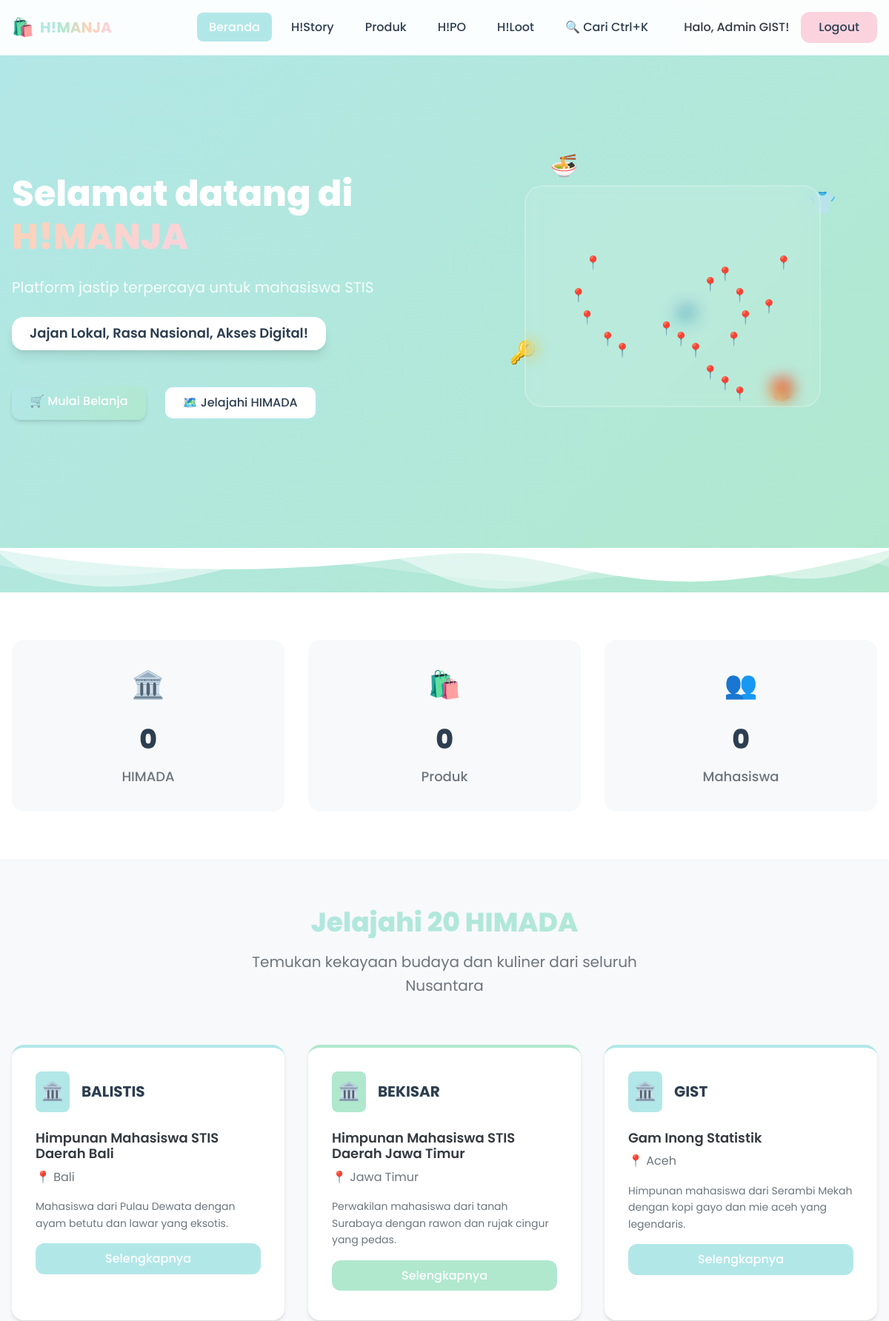
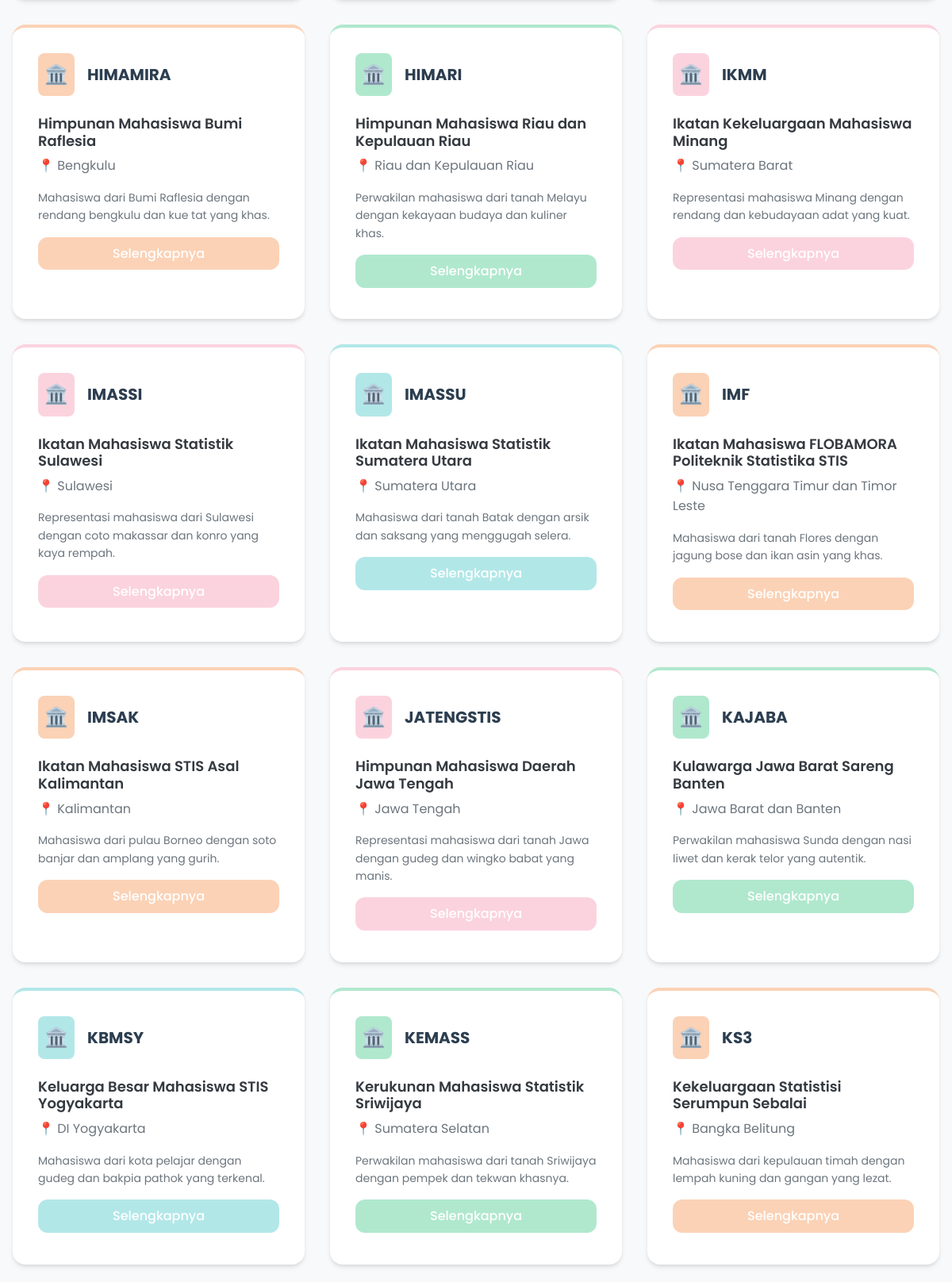
The app's page /admin/index.php (signed in, upper part) with its own data (2 pictures, top to bottom).
### tables this page shows
CREATE TABLE `himada` (
  `id` int NOT NULL,
  `nama` varchar(50) NOT NULL,
  `nama_lengkap` varchar(200) NOT NULL,
  `daerah_asal` varchar(100) NOT NULL,
  `warna_tema` varchar(7) NOT NULL DEFAULT '#b2e7e8',
  `deskripsi` text,
  `koordinat_lat` decimal(10,8) DEFAULT NULL,
  `koordinat_lng` decimal(11,8) DEFAULT NULL,
  `logo_url` varchar(255) DEFAULT NULL,
  `contact_email` varchar(100) DEFAULT NULL,
  `contact_phone` varchar(20) DEFAULT NULL,
  `is_active` tinyint(1) DEFAULT '1',
  `created_at` timestamp NOT NULL DEFAULT CURRENT_TIMESTAMP,
  `updated_at` timestamp NOT NULL DEFAULT CURRENT_TIMESTAMP ON UPDATE CURRENT_TIMESTAMP
);

### config/database.php (called while the page is built, shortened)
<?php
function isLoggedIn() {
    return isset($_SESSION['user_id']) && !empty($_SESSION['user_id']);
}
?>

### admin/index.php (the view, shortened to what this page needs)
<?php
require_once __DIR__ . '/../config/database.php';
$database = new Database();
$db = $database->getConnection();
$query = "SELECT * FROM himada ORDER BY nama";
$stmt = $db->prepare($query);
$stmt->execute();
$himadas = $stmt->fetchAll(PDO::FETCH_ASSOC);
$query = "SELECT p.*, h.nama as himada_nama, h.warna_tema
          FROM products p
          JOIN himada h ON p.himada_id = h.id
          WHERE p.is_available = 1
          ORDER BY RAND()
          LIMIT 6";
$stmt = $db->prepare($query);
$stmt->execute();
$featured_products = $stmt->fetchAll(PDO::FETCH_ASSOC);
$is_logged_in = isLoggedIn();
?>
<!DOCTYPE html>
<html lang="id">
<head>
    <link rel="stylesheet" href="assets/css/style.css">
    <link rel="stylesheet" href="assets/css/animations.css">
</head>
<body>
    <header class="header">
        <nav class="navbar">
            <div class="nav-container">
                <div class="nav-logo">
                    <div class="logo-icon">🛍️</div>
                    <span class="logo-text"><strong>H!MANJA</strong></span>
                </div>
                <div class="nav-right">
                    <ul class="nav-menu">
                        <li><a href="#beranda" class="nav-link active">Beranda</a></li>
                        <li><a href="history.php" class="nav-link">H!Story</a></li>
                        <li><a href="products.php" class="nav-link">Produk</a></li>
                        <?php if ($is_logged_in): ?>
                            <li><a href="order.php" class="nav-link">H!PO</a></li>
                            <li><a href="my-orders.php" class="nav-link">H!Loot</a></li>
                        <?php endif; ?>
                        <li> <a href="#" class="nav-link search-trigger"> 🔍 Cari
                        <span class="search-shortcut">Ctrl+K</span>
                        </a>
                        </li>
                    </ul>
                <div class="nav-auth">
                    <?php if (isLoggedIn()): ?>
                        <span class="welcome-text">Halo, <?php echo htmlspecialchars($_SESSION['full_name']); ?>!</span>
                        <a href="logout.php" class="btn-logout">Logout</a>
                    <?php else: ?>
                        <a href="login.php" class="btn-login">Login</a>
                    <?php endif; ?>
                </div>
            </div>
            </div>
        </nav>
    </header>
    <section id="beranda" class="hero">
        <div class="hero-container">
            <div class="hero-content">
                <div class="hero-text">
                    <h1 class="hero-title">
                        Selamat datang di
                        <span class="gradient-text">H!MANJA</span>
                    </h1>
                    <p class="hero-subtitle">
                        Platform jastip terpercaya untuk mahasiswa STIS
                    </p>
                    <div class="hero-tagline">
                        <span class="tagline-highlight">Jajan Lokal, Rasa Nasional, Akses Digital!</span>
                    </div>
                    <div class="hero-buttons">
                        <a href="products.php" class="btn-primary pulse">
                            🛒 Mulai Belanja
                        </a>
                        <a href="#himada-section" class="btn-secondary">
                            🗺️ Jelajahi HIMADA
                        </a>
                    </div>
                </div>
                <div class="hero-visual">
                    <div class="floating-elements">
                        <div class="float-item food">🍜</div>
                        <div class="float-item merch">👕</div>
                        <div class="float-item keychain">🔑</div>
                        <div class="float-item gift">🎁</div>
                        <div class="float-item map">🗺️</div>
                    </div>
                    <div class="hero-illustration">
                        <div class="indonesia-map">
                            <div class="map-dot" style="top: 30%; left: 20%;" data-himada="Aceh">📍</div>
                            <div class="map-dot" style="top: 45%; left: 15%;" data-himada="Sumut">📍</div>
                            <div class="map-dot" style="top: 55%; left: 18%;" data-himada="Sumbar">📍</div>
                            <div class="map-dot" style="top: 65%; left: 25%;" data-himada="Sumsel">📍</div>
                            <div class="map-dot" style="top: 70%; left: 30%;" data-himada="Lampung">📍</div>
                            <div class="map-dot" style="top: 60%; left: 45%;" data-himada="Jabar">📍</div>
                            <div class="map-dot" style="top: 65%; left: 50%;" data-himada="Jateng">📍</div>
                            <div class="map-dot" style="top: 70%; left: 55%;" data-himada="Jatim">📍</div>
                            <div class="map-dot" style="top: 80%; left: 60%;" data-himada="Bali">📍</div>
                            <div class="map-dot" style="top: 85%; left: 65%;" data-himada="NTB">📍</div>
                            <div class="map-dot" style="top: 90%; left: 70%;" data-himada="NTT">📍</div>
                            <div class="map-dot" style="top: 40%; left: 60%;" data-himada="Kalsel">📍</div>
                            <div class="map-dot" style="top: 35%; left: 65%;" data-himada="Kalteng">📍</div>
                            <div class="map-dot" style="top: 45%; left: 70%;" data-himada="Sulut">📍</div>
                            <div class="map-dot" style="top: 55%; left: 72%;" data-himada="Sulteng">📍</div>
                            <div class="map-dot" style="top: 65%; left: 68%;" data-himada="Sulsel">📍</div>
                            <div class="map-dot" style="top: 50%; left: 80%;" data-himada="Maluku">📍</div>
                            <div class="map-dot" style="top: 30%; left: 85%;" data-himada="Papua">📍</div>
                        </div>
                    </div>
                </div>
            </div>
        </div>
        <div class="hero-wave">
        </div>
    </section>
    <section class="stats-section">
        <div class="container">
            <div class="stats-grid">
                <div class="stat-item">
                    <div class="stat-icon">🏛️</div>
                    <div class="stat-number" data-target="20">0</div>
                    <div class="stat-label">HIMADA</div>
                </div>
                <div class="stat-item">
                    <div class="stat-icon">🛍️</div>
                    <div class="stat-number" data-target="<?php echo count($featured_products) * 10; ?>">0</div>
                    <div class="stat-label">Produk</div>
                </div>
                <div class="stat-item">
                    <div class="stat-icon">👥</div>
                    <div class="stat-number" data-target="2000">0</div>
                    <div class="stat-label">Mahasiswa</div>
                </div>
            </div>
        </div>
    </section>
    <section id="himada-section" class="himada-section">
        <div class="container">
            <div class="section-header">
                <h2 class="section-title">Jelajahi 20 HIMADA</h2>
                <p class="section-subtitle">Temukan kekayaan budaya dan kuliner dari seluruh Nusantara</p>
            </div>
            <div class="himada-grid">
                <?php foreach ($himadas as $himada): ?>
                <div class="himada-card" style="--card-color: <?php echo $himada['warna_tema']; ?>">
                    <div class="himada-header">
                        <div class="himada-icon">🏛️</div>
                        <h3 class="himada-name"><?php echo htmlspecialchars($himada['nama']); ?></h3>
                    </div>
                    <div class="himada-content">
                        <h4 class="himada-full-name"><?php echo htmlspecialchars($himada['nama_lengkap']); ?></h4>
                        <p class="himada-region">📍 <?php echo htmlspecialchars($himada['daerah_asal']); ?></p>
                        <p class="himada-description"><?php echo htmlspecialchars($himada['deskripsi']); ?></p>
                    </div>
                    <div class="himada-footer">
                        <a href="history.php?himada=<?php echo $himada['id']; ?>" class="btn-himada">
                            Selengkapnya
                        </a>
                    </div>
                </div>
                <?php endforeach; ?>
            </div>
        </div>
    </section>
</body>
</html>

### assets/css/animations.css (style rules this page uses)
.pulse { position: relative; overflow: hidden; }
.pulse::before { content: ""; position: absolute; top: 50%; left: 50%; width: 0; height: 0; border-radius: 50%; background: rgba(255, 255, 255, 0.3); transform: translate(-50%, -50%); transition: width 0.6s, height 0.6s; }

### records on screen
himada: nama "BALISTIS", nama_lengkap "Himpunan Mahasiswa STIS Daerah Bali", daerah_asal "Bali", deskripsi "Mahasiswa dari Pulau Dewata dengan ayam betutu dan lawar yang eksotis."
himada: nama "BEKISAR", nama_lengkap "Himpunan Mahasiswa STIS Daerah Jawa Timur", daerah_asal "Jawa Timur", deskripsi "Perwakilan mahasiswa dari tanah Surabaya dengan rawon dan rujak cingur yang pedas."
himada: nama "GIST", nama_lengkap "Gam Inong Statistik", daerah_asal "Aceh", deskripsi "Himpunan mahasiswa dari Serambi Mekah dengan kopi gayo dan mie aceh yang legendaris."
himada: nama "HIMAMIRA", nama_lengkap "Himpunan Mahasiswa Bumi Raflesia", daerah_asal "Bengkulu", deskripsi "Mahasiswa dari Bumi Raflesia dengan rendang bengkulu dan kue tat yang khas."
himada: nama "HIMARI", nama_lengkap "Himpunan Mahasiswa Riau dan Kepulauan Riau", daerah_asal "Riau dan Kepulauan Riau", deskripsi "Perwakilan mahasiswa dari tanah Melayu dengan kekayaan budaya dan kuliner khas."
himada: nama "IKMM", nama_lengkap "Ikatan Kekeluargaan Mahasiswa Minang", daerah_asal "Sumatera Barat", deskripsi "Representasi mahasiswa Minang dengan rendang dan kebudayaan adat yang kuat."
himada: nama "IMASSI", nama_lengkap "Ikatan Mahasiswa Statistik Sulawesi", daerah_asal "Sulawesi", deskripsi "Representasi mahasiswa dari Sulawesi dengan coto makassar dan konro yang kaya rempah."
himada: nama "IMASSU", nama_lengkap "Ikatan Mahasiswa Statistik Sumatera Utara", daerah_asal "Sumatera Utara", deskripsi "Mahasiswa dari tanah Batak dengan arsik dan saksang yang menggugah selera."
himada: nama "IMF", nama_lengkap "Ikatan Mahasiswa FLOBAMORA Politeknik Statistika STIS", daerah_asal "Nusa Tenggara Timur dan Timor Leste", deskripsi "Mahasiswa dari tanah Flores dengan jagung bose dan ikan asin yang khas."
himada: nama "IMSAK", nama_lengkap "Ikatan Mahasiswa STIS Asal Kalimantan", daerah_asal "Kalimantan", deskripsi "Mahasiswa dari pulau Borneo dengan soto banjar dan amplang yang gurih."
himada: nama "JATENGSTIS", nama_lengkap "Himpunan Mahasiswa Daerah Jawa Tengah", daerah_asal "Jawa Tengah", deskripsi "Representasi mahasiswa dari tanah Jawa dengan gudeg dan wingko babat yang manis."
himada: nama "KAJABA", nama_lengkap "Kulawarga Jawa Barat Sareng Banten", daerah_asal "Jawa Barat dan Banten", deskripsi "Perwakilan mahasiswa Sunda dengan nasi liwet dan kerak telor yang autentik."
himada: nama "KBMSY", nama_lengkap "Keluarga Besar Mahasiswa STIS Yogyakarta", daerah_asal "DI Yogyakarta", deskripsi "Mahasiswa dari kota pelajar dengan gudeg dan bakpia pathok yang terkenal."
himada: nama "KEMASS", nama_lengkap "Kerukunan Mahasiswa Statistik Sriwijaya", daerah_asal "Sumatera Selatan", deskripsi "Perwakilan mahasiswa dari tanah Sriwijaya dengan pempek dan tekwan khasnya."
himada: nama "KS3", nama_lengkap "Kekeluargaan Statistisi Serumpun Sebalai", daerah_asal "Bangka Belitung", deskripsi "Mahasiswa dari kepulauan timah dengan lempah kuning dan gangan yang lezat."

### other values on screen
$_SESSION['full_name'] "Admin GIST"
